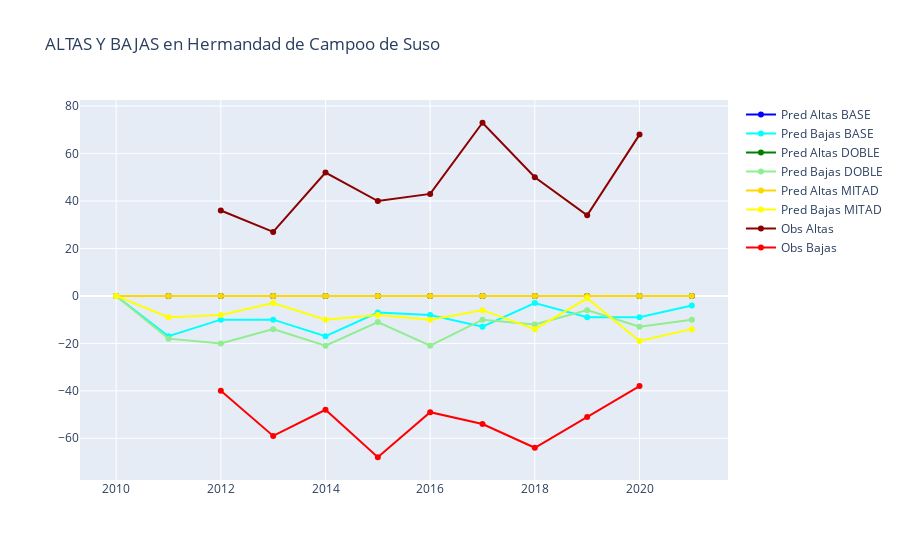

The code cell stored with this chart in its notebook:
### Code cell
plotter(df_18_in, df_18_out,
        df_19_in, df_19_out,
        df_20_in, df_20_out,
        "39032", "Hermandad de Campoo de Suso")

### Figure 1 — Plotly figure (JSON) as saved in the notebook; plotly's stock layout.template omitted (floating-point values rounded to 4 significant figures)
{"data": [{"marker": {"color": "blue"}, "mode": "lines+markers", "name": "Pred Altas BASE", "showlegend": true, "type": "scatter", "x": [2010, 2011, 2012, 2013, 2014, 2015, 2016, 2017, 2018, 2019, 2020, 2021], "y": [0, 0, 0, 0, 0, 0, 0, 0, 0, 0, 0, 0]}, {"marker": {"color": "cyan"}, "mode": "lines+markers", "name": "Pred Bajas BASE", "showlegend": true, "type": "scatter", "x": [2010, 2011, 2012, 2013, 2014, 2015, 2016, 2017, 2018, 2019, 2020, 2021], "y": [0, -17, -10, -10, -17, -7, -8, -13, -3, -9, -9, -4]}, {"marker": {"color": "green"}, "mode": "lines+markers", "name": "Pred Altas DOBLE", "showlegend": true, "type": "scatter", "x": [2010, 2011, 2012, 2013, 2014, 2015, 2016, 2017, 2018, 2019, 2020, 2021], "y": [0, 0, 0, 0, 0, 0, 0, 0, 0, 0, 0, 0]}, {"marker": {"color": "lightgreen"}, "mode": "lines+markers", "name": "Pred Bajas DOBLE", "showlegend": true, "type": "scatter", "x": [2010, 2011, 2012, 2013, 2014, 2015, 2016, 2017, 2018, 2019, 2020, 2021], "y": [0, -18, -20, -14, -21, -11, -21, -10, -12, -6, -13, -10]}, {"marker": {"color": "gold"}, "mode": "lines+markers", "name": "Pred Altas MITAD", "showlegend": true, "type": "scatter", "x": [2010, 2011, 2012, 2013, 2014, 2015, 2016, 2017, 2018, 2019, 2020, 2021], "y": [0, 0, 0, 0, 0, 0, 0, 0, 0, 0, 0, 0]}, {"marker": {"color": "yellow"}, "mode": "lines+markers", "name": "Pred Bajas MITAD", "showlegend": true, "type": "scatter", "x": [2010, 2011, 2012, 2013, 2014, 2015, 2016, 2017, 2018, 2019, 2020, 2021], "y": [0, -9, -8, -3, -10, -8, -10, -6, -14, -1, -19, -14]}, {"marker": {"color": "darkred"}, "mode": "lines+markers", "name": "Obs Altas", "showlegend": true, "type": "scatter", "x": ["2010", "2011", "2012", "2013", "2014", "2015", "2016", "2017", "2018", "2019", "2020", "2021"], "y": [null, null, 36, 27, 52, 40, 43, 73, 50, 34, 68, null]}, {"marker": {"color": "red"}, "mode": "lines+markers", "name": "Obs Bajas", "showlegend": true, "type": "scatter", "x": ["2010", "2011", "2012", "2013", "2014", "2015", "2016", "2017", "2018", "2019", "2020", "2021"], "y": [null, null, -40, -59, -48, -68, -49, -54, -64, -51, -38, null]}], "layout": {"title": {"text": "ALTAS Y BAJAS en Hermandad de Campoo de Suso"}}}
